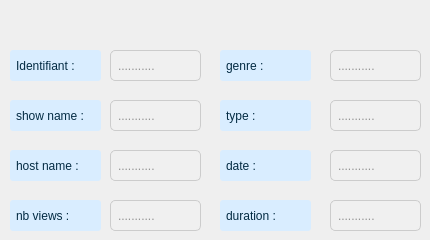
      <widget class="QWidget" name="tab_4">
       <attribute name="title">
        <string>update</string>
       </attribute>
       <widget class="QLineEdit" name="id_lineEdit_2">
        <property name="geometry">
         <rect>
          <x>110</x>
          <y>50</y>
          <width>91</width>
          <height>31</height>
         </rect>
        </property>
        <property name="styleSheet">
         <string notr="true">QLineEdit {
    background-color: #f0f0f0; /* Set a very light background color */
    border-radius: 5px; /* Adjust the radius as needed */
    padding: 5px; /* Adjust padding as needed */
    border: 1px solid #ccc; /* Add a border */
    color: #333333; /* Set the color of the text to dark */
}
</string>
        </property>
        <property name="text">
         <string/>
        </property>
        <property name="placeholderText">
         <string>...........</string>
        </property>
       </widget>
       <widget class="QLabel" name="label_48">
        <property name="geometry">
         <rect>
          <x>10</x>
          <y>150</y>
          <width>91</width>
          <height>31</height>
         </rect>
        </property>
        <property name="styleSheet">
         <string notr="true">QLabel {
    background-color: rgb(217, 237, 255); /* Set the background color */
    border-radius: 3px; /* Adjust the radius as needed */
    padding: 3px; /* Adjust padding as needed */
color:rgb(3, 43, 67);
}
</string>
        </property>
        <property name="text">
         <string>host name :</string>
        </property>
       </widget>
       <widget class="QLabel" name="label_49">
        <property name="geometry">
         <rect>
          <x>10</x>
          <y>50</y>
          <width>91</width>
          <height>31</height>
         </rect>
        </property>
        <property name="styleSheet">
         <string notr="true">QLabel {
    background-color: rgb(217, 237, 255); /* Set the background color */
    border-radius: 3px; /* Adjust the radius as needed */
    padding: 3px; /* Adjust padding as needed */
color:rgb(3, 43, 67);
}
</string>
        </property>
        <property name="text">
         <string>Identifiant :</string>
        </property>
       </widget>
       <widget class="QLabel" name="label_50">
        <property name="geometry">
         <rect>
          <x>10</x>
          <y>100</y>
          <width>91</width>
          <height>31</height>
         </rect>
        </property>
        <property name="styleSheet">
         <string notr="true">QLabel {
    background-color: rgb(217, 237, 255); /* Set the background color */
    border-radius: 3px; /* Adjust the radius as needed */
    padding: 3px; /* Adjust padding as needed */
color:rgb(3, 43, 67);
}
</string>
        </property>
        <property name="text">
         <string>show name :</string>
        </property>
       </widget>
       <widget class="QLabel" name="label_51">
        <property name="geometry">
         <rect>
          <x>10</x>
          <y>200</y>
          <width>91</width>
          <height>31</height>
         </rect>
        </property>
        <property name="styleSheet">
         <string notr="true">QLabel {
    background-color: rgb(217, 237, 255); /* Set the background color */
    border-radius: 3px; /* Adjust the radius as needed */
    padding: 3px; /* Adjust padding as needed */
color:rgb(3, 43, 67);
}
</string>
        </property>
        <property name="text">
         <string>nb views :</string>
        </property>
       </widget>
       <widget class="QLabel" name="label_52">
        <property name="geometry">
         <rect>
          <x>220</x>
          <y>50</y>
          <width>91</width>
          <height>31</height>
         </rect>
        </property>
        <property name="styleSheet">
         <string notr="true">QLabel {
    background-color: rgb(217, 237, 255); /* Set the background color */
    border-radius: 3px; /* Adjust the radius as needed */
    padding: 3px; /* Adjust padding as needed */
color:rgb(3, 43, 67);
}
</string>
        </property>
        <property name="text">
         <string>genre :</string>
        </property>
       </widget>
       <widget class="QLabel" name="label_53">
        <property name="geometry">
         <rect>
          <x>220</x>
          <y>100</y>
          <width>91</width>
          <height>31</height>
         </rect>
        </property>
        <property name="styleSheet">
         <string notr="true">QLabel {
    background-color: rgb(217, 237, 255); /* Set the background color */
    border-radius: 3px; /* Adjust the radius as needed */
    padding: 3px; /* Adjust padding as needed */
color:rgb(3, 43, 67);
}
</string>
        </property>
        <property name="text">
         <string>type :</string>
        </property>
       </widget>
       <widget class="QLabel" name="label_54">
        <property name="geometry">
         <rect>
          <x>220</x>
          <y>150</y>
          <width>91</width>
          <height>31</height>
         </rect>
        </property>
        <property name="styleSheet">
         <string notr="true">QLabel {
    background-color: rgb(217, 237, 255); /* Set the background color */
    border-radius: 3px; /* Adjust the radius as needed */
    padding: 3px; /* Adjust padding as needed */
color:rgb(3, 43, 67);
}
</string>
        </property>
        <property name="text">
         <string>date :</string>
        </property>
       </widget>
       <widget class="QLabel" name="label_55">
        <property name="geometry">
         <rect>
          <x>220</x>
          <y>200</y>
          <width>91</width>
          <height>31</height>
         </rect>
        </property>
        <property name="styleSheet">
         <string notr="true">QLabel {
    background-color: rgb(217, 237, 255); /* Set the background color */
    border-radius: 3px; /* Adjust the radius as needed */
    padding: 3px; /* Adjust padding as needed */
color:rgb(3, 43, 67);
}
</string>
        </property>
        <property name="text">
         <string>duration :</string>
        </property>
       </widget>
       <widget class="QLineEdit" name="name_lineEdit_2">
        <property name="geometry">
         <rect>
          <x>110</x>
          <y>100</y>
          <width>91</width>
          <height>31</height>
         </rect>
        </property>
        <property name="styleSheet">
         <string notr="true">QLineEdit {
    background-color: #f0f0f0; /* Set a very light background color */
    border-radius: 5px; /* Adjust the radius as needed */
    padding: 5px; /* Adjust padding as needed */
    border: 1px solid #ccc; /* Add a border */
    color: #333333; /* Set the color of the text to dark */
}
</string>
        </property>
        <property name="text">
         <string/>
        </property>
        <property name="placeholderText">
         <string>...........</string>
        </property>
       </widget>
       <widget class="QLineEdit" name="duree_lineEdit_2">
        <property name="geometry">
         <rect>
          <x>330</x>
          <y>200</y>
          <width>91</width>
          <height>31</height>
         </rect>
        </property>
        <property name="styleSheet">
         <string notr="true">QLineEdit {
    background-color: #f0f0f0; /* Set a very light background color */
    border-radius: 5px; /* Adjust the radius as needed */
    padding: 5px; /* Adjust padding as needed */
    border: 1px solid #ccc; /* Add a border */
    color: #333333; /* Set the color of the text to dark */
}
</string>
        </property>
        <property name="text">
         <string/>
        </property>
        <property name="placeholderText">
         <string>...........</string>
        </property>
       </widget>
       <widget class="QLineEdit" name="date_lineEdit_2">
        <property name="geometry">
         <rect>
          <x>330</x>
          <y>150</y>
          <width>91</width>
          <height>31</height>
         </rect>
        </property>
        <property name="styleSheet">
         <string notr="true">QLineEdit {
    background-color: #f0f0f0; /* Set a very light background color */
    border-radius: 5px; /* Adjust the radius as needed */
    padding: 5px; /* Adjust padding as needed */
    border: 1px solid #ccc; /* Add a border */
    color: #333333; /* Set the color of the text to dark */
}
</string>
        </property>
        <property name="text">
         <string/>
        </property>
        <property name="placeholderText">
         <string>...........</string>
        </property>
       </widget>
       <widget class="QLineEdit" name="type_lineEdit_2">
        <property name="geometry">
         <rect>
          <x>330</x>
          <y>100</y>
          <width>91</width>
          <height>31</height>
         </rect>
        </property>
        <property name="styleSheet">
         <string notr="true">QLineEdit {
    background-color: #f0f0f0; /* Set a very light background color */
    border-radius: 5px; /* Adjust the radius as needed */
    padding: 5px; /* Adjust padding as needed */
    border: 1px solid #ccc; /* Add a border */
    color: #333333; /* Set the color of the text to dark */
}
</string>
        </property>
        <property name="text">
         <string/>
        </property>
        <property name="placeholderText">
         <string>...........</string>
        </property>
       </widget>
       <widget class="QLineEdit" name="genre_lineEdit_2">
        <property name="geometry">
         <rect>
          <x>330</x>
          <y>50</y>
          <width>91</width>
          <height>31</height>
         </rect>
        </property>
        <property name="styleSheet">
         <string notr="true">QLineEdit {
    background-color: #f0f0f0; /* Set a very light background color */
    border-radius: 5px; /* Adjust the radius as needed */
    padding: 5px; /* Adjust padding as needed */
    border: 1px solid #ccc; /* Add a border */
    color: #333333; /* Set the color of the text to dark */
}
</string>
        </property>
        <property name="text">
         <string/>
        </property>
        <property name="placeholderText">
         <string>...........</string>
        </property>
       </widget>
       <widget class="QLineEdit" name="nbviews_lineEdit_2">
        <property name="geometry">
         <rect>
          <x>110</x>
          <y>200</y>
          <width>91</width>
          <height>31</height>
         </rect>
        </property>
        <property name="styleSheet">
         <string notr="true">QLineEdit {
    background-color: #f0f0f0; /* Set a very light background color */
    border-radius: 5px; /* Adjust the radius as needed */
    padding: 5px; /* Adjust padding as needed */
    border: 1px solid #ccc; /* Add a border */
    color: #333333; /* Set the color of the text to dark */
}
</string>
        </property>
        <property name="text">
         <string/>
        </property>
        <property name="placeholderText">
         <string>...........</string>
        </property>
       </widget>
       <widget class="QLineEdit" name="host_lineEdit_2">
        <property name="geometry">
         <rect>
          <x>110</x>
          <y>150</y>
          <width>91</width>
          <height>31</height>
         </rect>
        </property>
        <property name="styleSheet">
         <string notr="true">QLineEdit {
    background-color: #f0f0f0; /* Set a very light background color */
    border-radius: 5px; /* Adjust the radius as needed */
    padding: 5px; /* Adjust padding as needed */
    border: 1px solid #ccc; /* Add a border */
    color: #333333; /* Set the color of the text to dark */
}
</string>
        </property>
        <property name="text">
         <string/>
        </property>
        <property name="placeholderText">
         <string>...........</string>
        </property>
       </widget>
      </widget>
